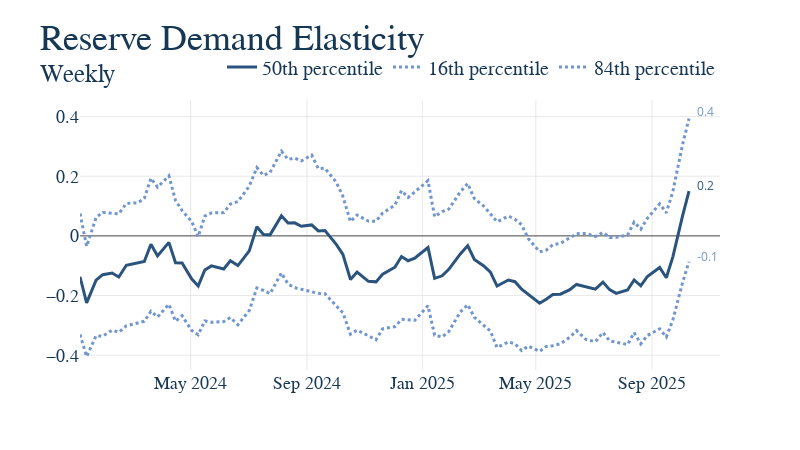

Notebook cell for this chart:
### Markdown cell above
5. Now that all our data is ready, make the graph and have it save itself as a .html file to graph_output whenver the notebooks is rerun. The name of the file should exactly match the notebook name. For instance, this file "example.ipynb" produces the graph "example.html." Nice work, you made a graph!

### Code cell
# First make the figure
fig = go.Figure()


# Loop the columns of the dataframe and plot each as a separate trace
for col in hlb_df.columns:
    if 'Elasticity' not in col:
        fig.add_trace(
            go.Scatter(
                x=hlb_df.index,
                y=hlb_df[col],
                mode='lines',
                name=col,
                line=dict(color='#2A547E' if '50' in col else '#7095cf',
                          dash='dot' if '50' not in col else 'solid')
            )
        )

# Update the titles, using the html tage <sup> for a subtitle 
fig.update_layout(
    title = dict(text = 'Reserve Demand Elasticity<br><sup>Weekly </sup>'),
    xaxis_title=None,
    yaxis_title=None,
)

# This is graph specific, but here we want the y-axis to be percent signs 
fig.update_yaxes(
    tickformat=".2f%"
)

# Again, graph specific, we have a mutliyear series and want tick marks to be years
fig.update_xaxes(
    type='date',
    dtick='M4',
    tickformat='%b %Y',
    title_text=None,
)

fig.update_layout(
    height=450,
    width=800,
        legend=dict(
            orientation='h'
        )
)

ut.add_end_labels(fig = fig, offset=0.05)

fig.update_layout(legend=dict(font=dict(size=20)))

# Show our figure (Dimensions may be off on different screen sizes)
fig.show()

# This should be the same for EVERY GRAPH!
# Save it to the graph_output folder with the name matching the file, as HTML
fig.write_html(GRAPH_OUTPUT_PATH / f"{GRAPH_NAME}.html")
